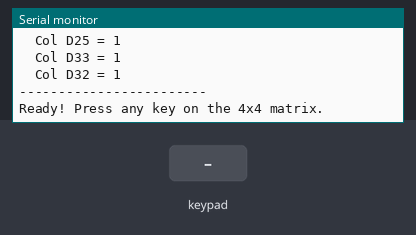
A sketch run on a simulated ESP32. On the bench: the last lines printed to the serial monitor. Wiring (inferred from the names in the program): 4×4 keypad with keys 1 2 3 A 4 5 6 B 7 8 9 C * 0 # D: rows GPIO 12, GPIO 14, GPIO 5, GPIO 13; columns GPIO 26, GPIO 25, GPIO 33, GPIO 32. The test bench sets the inputs (shaded band).

Above: at 1.7 s.
1.8 s: key '1' pressed
At 2.4 s:
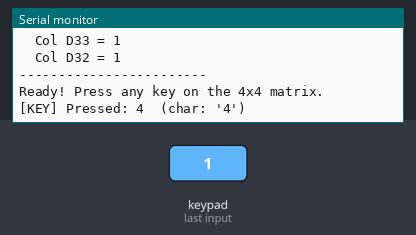
3.3 s: keypad keys 1 2 3 4 A pressed 0.4 s apart
At 5.9 s:
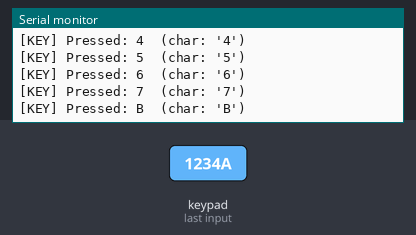
6.8 s: key 'B' pressed
At 7.4 s:
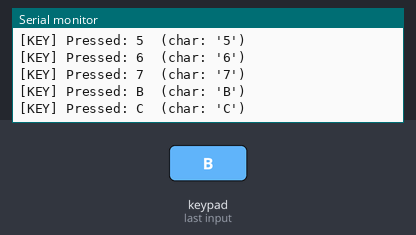
8.3 s: keypad keys 1 2 3 4 D pressed 0.4 s apart
At 10.7 s:
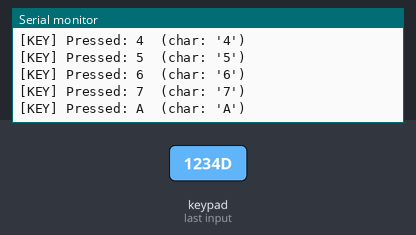
11.8 s: key '7' pressed
At 12.4 s:
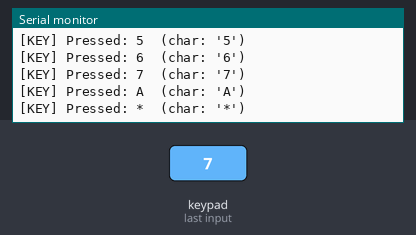
13.3 s: keypad keys 1 3 9 7 pressed 0.4 s apart
At 14.36 s:
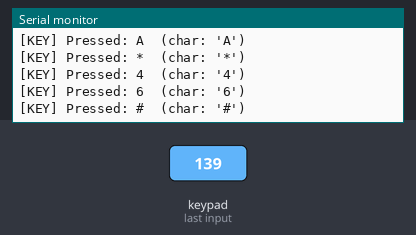
Timing chart, 0 to 16.3 s (numbered marks = the images above; inputs shaded):
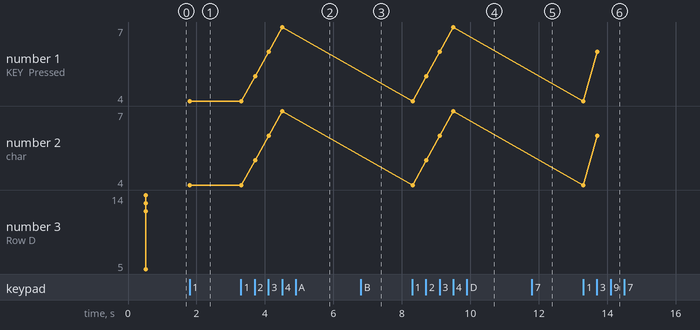

Measured:
- after the input at 1.8 s, the serial monitor: prints a new line at once (image 1)
- after the input at 3.3 s, the serial monitor: prints a new line after 0.41 s (image 2)
- after the input at 6.8 s, the serial monitor: prints a new line at once (image 3)
- after the input at 8.3 s, the serial monitor: prints a new line at once (image 4)
- after the input at 11.8 s, the serial monitor: prints a new line at once (image 5)
- after the input at 13.3 s, the serial monitor: prints a new line at once (image 6)
- plotted number 1: 4 → 7 after the input at 3.3 s, 7 → 6 after the input at 13.3 s
- plotted number 2: 4 → 7 after the input at 3.3 s, 7 → 6 after the input at 13.3 s

The sketch:

keypad_test.ino
```cpp
/*
 * Keypad 4x4 Matrix Test — standalone sketch
 * Manual column-scan (no Keypad library required).
 * Prints pressed key to Serial Monitor.
 *
 * Wiring (ESP32 DevKit):
 *   Row pins: D13, D12, D14, D5   (OUTPUT, normally HIGH)
 *   Col pins: D26, D25, D33, D32   (INPUT_PULLUP)
 *   Matrix layout:
 *         Col26 Col25 Col33 Col32
 *   Row13   1     2     3     A
 *   Row12   4     5     6     B
 *   Row14   7     8     9     C
 *   Row27   *     0     #     D
 */

const byte KEYPAD_ROWS = 4;
const byte KEYPAD_COLS = 4;
const byte KP_ROW[KEYPAD_ROWS] = {13, 12, 14, 5};
const byte KP_COL[KEYPAD_COLS] = {26, 25, 33, 32};
const char KP_MAP[KEYPAD_ROWS][KEYPAD_COLS] = {
  {'1','2','3','A'},
  {'4','5','6','B'},
  {'7','8','9','C'},
  {'*','0','#','D'}
};

char lastKey = 0;
unsigned long lastKeyTime = 0;

void setup() {
  Serial.begin(115200);
  delay(500);
  Serial.println();
  Serial.println("==================================");
  Serial.println("    4x4 MATRIX KEYPAD TEST        ");
  Serial.println("==================================");
  Serial.println("Wiring:");
  Serial.println("  Rows (OUTPUT): 13, 12, 14, 27");
  Serial.println("  Cols (INPUT_PULLUP): 26, 25, 33, 32");
  Serial.println();

  // Init rows as OUTPUT, normally HIGH
  for (int r = 0; r < KEYPAD_ROWS; r++) {
    pinMode(KP_ROW[r], OUTPUT);
    digitalWrite(KP_ROW[r], HIGH);
  }

  // Init cols as INPUT_PULLUP
  for (int c = 0; c < KEYPAD_COLS; c++) {
    pinMode(KP_COL[c], INPUT_PULLUP);
  }

  // Verify pin states
  Serial.println("--- Pin State Check ---");
  for (int r = 0; r < KEYPAD_ROWS; r++) {
    Serial.print("  Row D");
    Serial.print(KP_ROW[r]);
    Serial.print(" = ");
    Serial.println(digitalRead(KP_ROW[r]));
  }
  for (int c = 0; c < KEYPAD_COLS; c++) {
    Serial.print("  Col D");
    Serial.print(KP_COL[c]);
    Serial.print(" = ");
    Serial.println(digitalRead(KP_COL[c]));
  }
  Serial.println("------------------------");
  Serial.println("Ready! Press any key on the 4x4 matrix.");
  Serial.println();
}

void loop() {
  char k = scanKeypad();

  // Debounce / repeat filter
  if (k && k != lastKey) {
    lastKey = k;
    lastKeyTime = millis();
    Serial.print("[KEY] Pressed: ");
    Serial.print(k);
    Serial.print("  (char: '");
    Serial.print(k);
    Serial.println("')");
  }

  // Reset lastKey when released (200ms debounce)
  if (!k && millis() - lastKeyTime > 200) {
    lastKey = 0;
  }

  delay(10);  // avoid busy-wait
}

char scanKeypad() {
  // Drive one row LOW at a time, read columns
  for (int r = 0; r < KEYPAD_ROWS; r++) {
    digitalWrite(KP_ROW[r], LOW);
    delay(1);  // allow pin to settle
    for (int c = 0; c < KEYPAD_COLS; c++) {
      if (digitalRead(KP_COL[c]) == LOW) {
        delay(1);  // debounce
        if (digitalRead(KP_COL[c]) == LOW) {
          digitalWrite(KP_ROW[r], HIGH);  // restore row
          return KP_MAP[r][c];
        }
      }
    }
    digitalWrite(KP_ROW[r], HIGH);  // restore row
  }
  return 0;  // no key pressed
}
```
